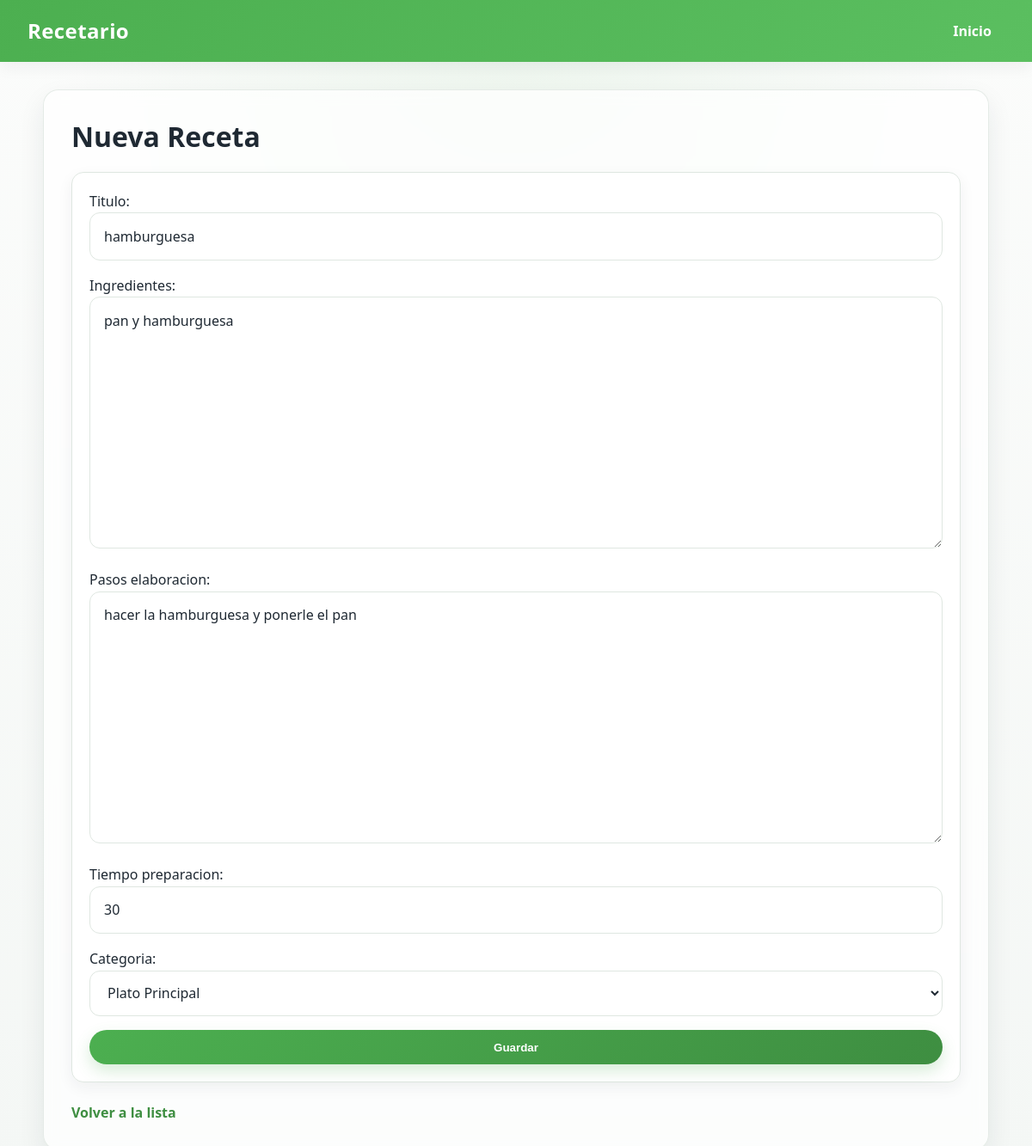
The page /editar/2/ (signed in) on the database its author committed.
### recetas/models.py (models this page shows, shortened)
class Receta(models.Model):
    titulo = models.CharField(max_length = 100)
    ingredientes = models.TextField( blank=False,null=False,max_length=300)
    pasos_elaboracion = models.TextField(blank=False,null=False,max_length=550)
    tiempo_preparacion = models.PositiveIntegerField(blank= True,null=True)
    autor = models.ForeignKey(settings.AUTH_USER_MODEL, on_delete= models.CASCADE, related_name="recetas", default= 0)
    fecha_creacion = models.DateTimeField(default= timezone.now)
    categoria = models.ForeignKey(Categoria, on_delete=models.SET_NULL, null=True, blank=True)
    class Meta:
        ordering = ["-fecha_creacion"]

### recetas/views.py (the view)
# urls.py: path("editar/<int:pk>/",EditarRecetaView.as_view(), name="editar_receta"),
class EditarRecetaView(LoginRequiredMixin, UserPassesTestMixin, UpdateView):
    model = Receta
    form_class = RecetaForm
    template_name = "recetas/crear_recetas.html"
    success_url = reverse_lazy("lista_recetas")
    def test_func(self):
        receta = self.get_object()
        return self.request.user == receta.autor

### recetas/forms.py
class RecetaForm(forms.ModelForm):
    class Meta:
        model = Receta
        fields = ["titulo","ingredientes","pasos_elaboracion", "tiempo_preparacion","categoria"]

### recetas/models.py (called while the page is built)
    def __str__(self):
        return self.nombre

### recetas/templates/recetas/crear_recetas.html (shortened to what this page needs)
{% extends 'recetas/base.html' %}
{% block content %}
<h2>Nueva Receta</h2>
<form method="post">
    {{ form.as_p }}
    <button type="submit" class="btn">Guardar</button>
</form>
<a href="{% url 'lista_recetas' %}">Volver a la lista</a>
{% endblock %}

### recetas/static/recetas/style.css (style rules this page uses)
:root { --bg: #f4f7f5; --surface: #ffffff; --surface-alt: #f8fbf8; --text: #1f2933; --muted: #6b7280; --primary: #4caf50; --primary-dark: #3e8e41; --primary-soft: #e8f5e9; --border: #dfe7e1; --shadow: 0 12px 30px rgba(31, 41, 51, 0.08); --shadow-soft: 0 6px 18px rgba(31, 41, 51, 0.06); --radius: 18px; }
* { box-sizing: border-box; }
html { scroll-behavior: smooth; }
body { font-family: 'Segoe UI', Tahoma, Geneva, Verdana, sans-serif; background: radial-gradient(circle at top, rgba(76, 175, 80, 0.08), transparent 35%), linear-gradient(180deg, #fbfcfb 0%, var(--bg) 100%); color: var(--text); margin: 0; min-height: 100vh; display: flex; flex-direction: column; }
main h2, main h3, main h4 { color: var(--text); margin-top: 0; }
main h2 { font-size: 2rem; margin-bottom: 1rem; }
main p { line-height: 1.65; color: var(--text); }
main a { color: var(--primary-dark); text-decoration: none; font-weight: 600; transition: color 0.2s ease, opacity 0.2s ease; }
form { display: grid; gap: 1rem; margin: 1.25rem 0 1.5rem; padding: 1.25rem; background: var(--surface); border: 1px solid var(--border); border-radius: calc(var(--radius) - 4px); box-shadow: var(--shadow-soft); }
form p { margin: 0; }
input, select, textarea { width: 100%; border: 1px solid var(--border); background: var(--surface); color: var(--text); border-radius: 12px; padding: 0.85rem 1rem; font: inherit; outline: none; transition: border-color 0.2s ease, box-shadow 0.2s ease, transform 0.2s ease; }
button, .btn, input[type="submit"] { display: inline-flex; align-items: center; justify-content: center; gap: 0.4rem; border: none; border-radius: 999px; padding: 0.8rem 1.2rem; background: linear-gradient(135deg, var(--primary), var(--primary-dark)); color: white; font-weight: 700; cursor: pointer; text-decoration: none; box-shadow: 0 8px 18px rgba(76, 175, 80, 0.22); transition: transform 0.2s ease, box-shadow 0.2s ease, filter 0.2s ease; }

### rows shown on the page
Receta: titulo "hamburguesa", ingredientes "pan y hamburguesa", pasos_elaboracion "hacer la hamburguesa y ponerle el pan", tiempo_preparacion "30", categoria "Plato Principal"
